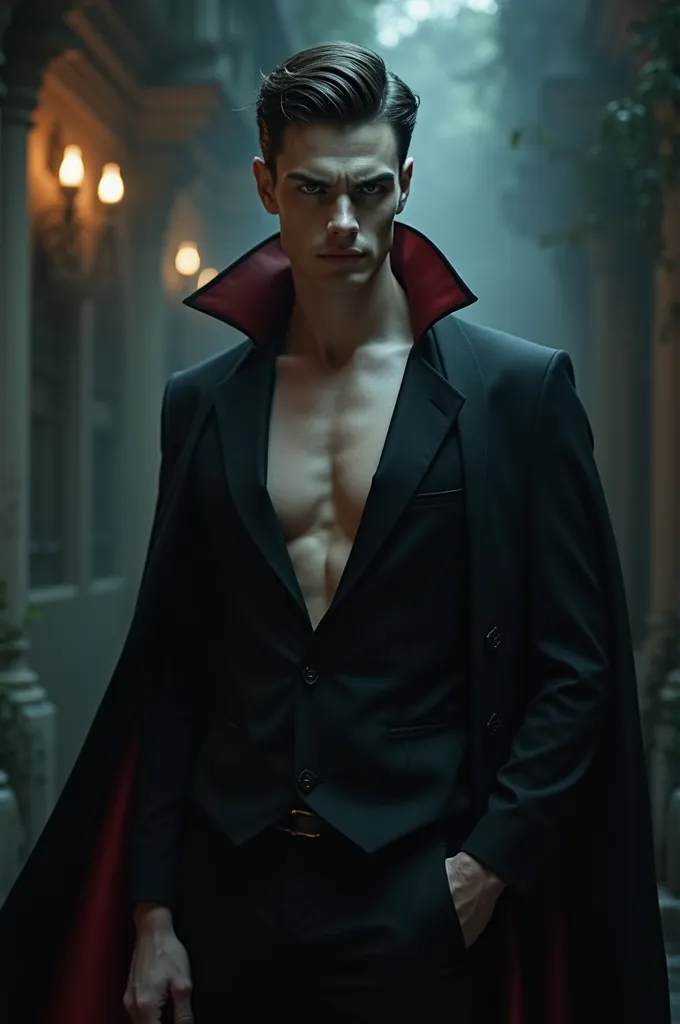
//> input picture img2.bmp, 680 x 1024 px
$ ./saturated   (built with g++ and OpenCV 4)
//> lines starting //> are read from the running program, lines starting //| are printed output that depends on the picture
#include "opencv2/freetype.hpp"
#include "opencv2/opencv.hpp"
#include <iostream>

using namespace cv;
using namespace std;

String folder = "/home/test/Desktop/opencv/opencv/cppOpen/build/data/";

int main()
{
    // 이미지 읽기
    Mat src = imread(folder + "img2.bmp", IMREAD_GRAYSCALE);
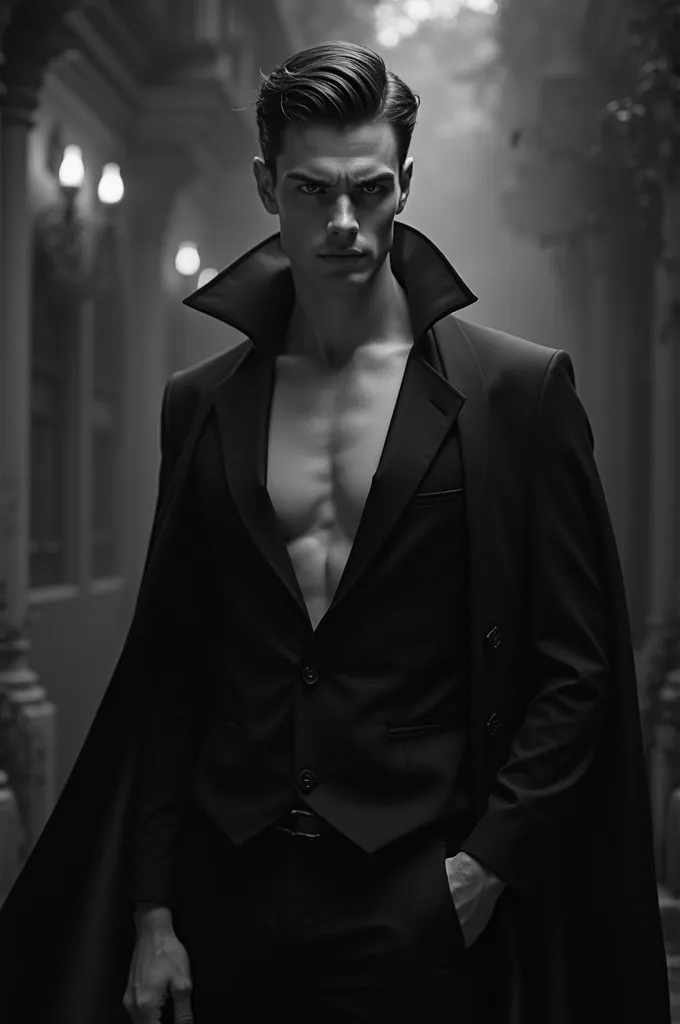
//> src: 1024 rows x 680 cols, CV_8UC1; min 0, max 252, mean 42.3
    if (src.empty()) {
        cerr << "Error: Could not load image!" << endl;
        return -1;
    }

    Mat brightSrc, saturateSrc, contrastSrc, blurredSrc, edgeDetectedSrc;
    brightSrc = src.clone();
    saturateSrc = src.clone();
    contrastSrc = src.clone();
    blurredSrc = src.clone();
    edgeDetectedSrc = src.clone();

    // 밝기 조정
    int brightnessValue = 50; // 밝기 증가 값
    for (auto it = brightSrc.begin<uchar>(); it < brightSrc.end<uchar>(); ++it) {
        *it = saturate_cast<uchar>(*it + brightnessValue);  // 밝기 증가
    }
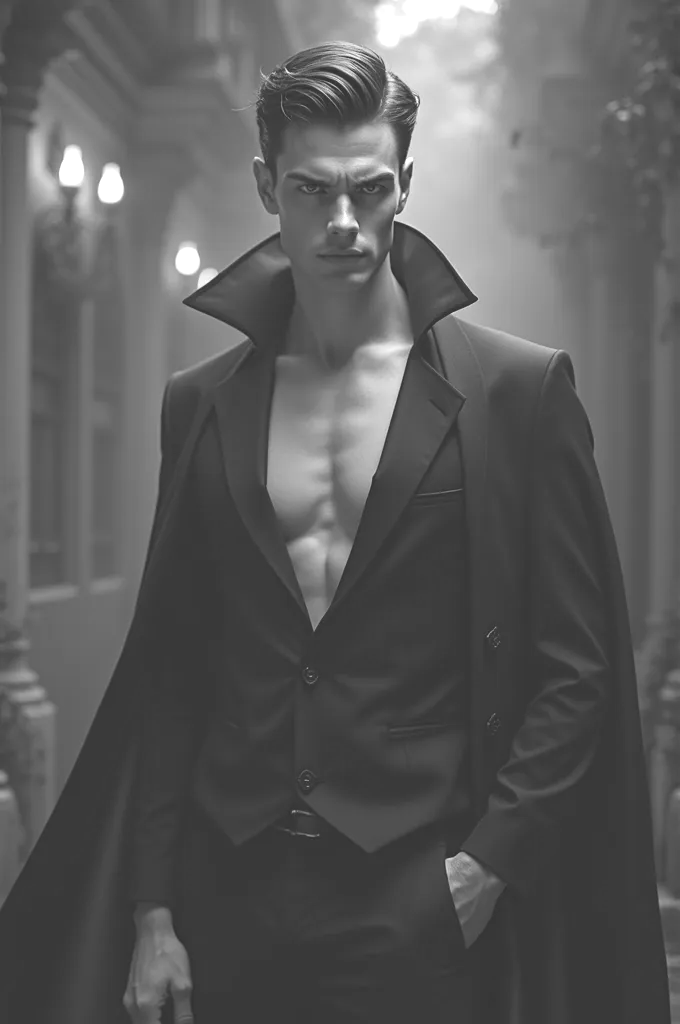
//> brightSrc: 1024 rows x 680 cols, CV_8UC1; min 50, max 255, mean 92.1

    // 포화도 조정 (그레이스케일 이미지는 포화도가 적용되지 않지만 색상을 위해 사용)
    cvtColor(src, saturateSrc, COLOR_GRAY2BGR); // 컬러 이미지로 변환
    // 포화도 조정
    double saturationValue = 1.5; // 포화도 비율 (1.0은 변화 없음)
    for (int y = 0; y < saturateSrc.rows; y++) {
        for (int x = 0; x < saturateSrc.cols; x++) {
            Vec3b& pixel = saturateSrc.at<Vec3b>(y, x);
            for (int c = 0; c < 3; c++) {
                pixel[c] = saturate_cast<uchar>(pixel[c] * saturationValue); // 포화도 증가
            }
        }
    }
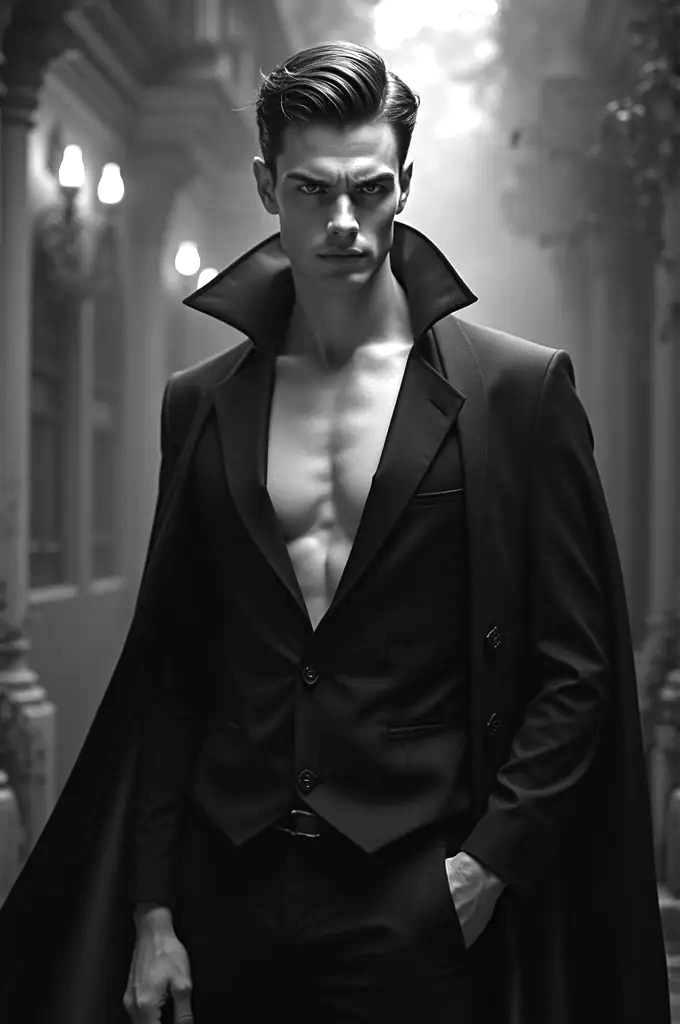
//> saturateSrc: 1024 rows x 680 cols, CV_8UC3; min 0, max 255, mean 62.8

    // 대비 조정
    double alpha = 1.5; // 대비 증가 값
    double beta = 0; // 밝기 변화 값
    contrastSrc.convertTo(contrastSrc, -1, alpha, beta); // 대비 조정

    // 흐림 효과 (Gaussian Blur)
    GaussianBlur(src, blurredSrc, Size(15, 15), 0); // 흐림 효과

    // 엣지 검출 (Canny)
    Canny(src, edgeDetectedSrc, 100, 200); // 엣지 검출
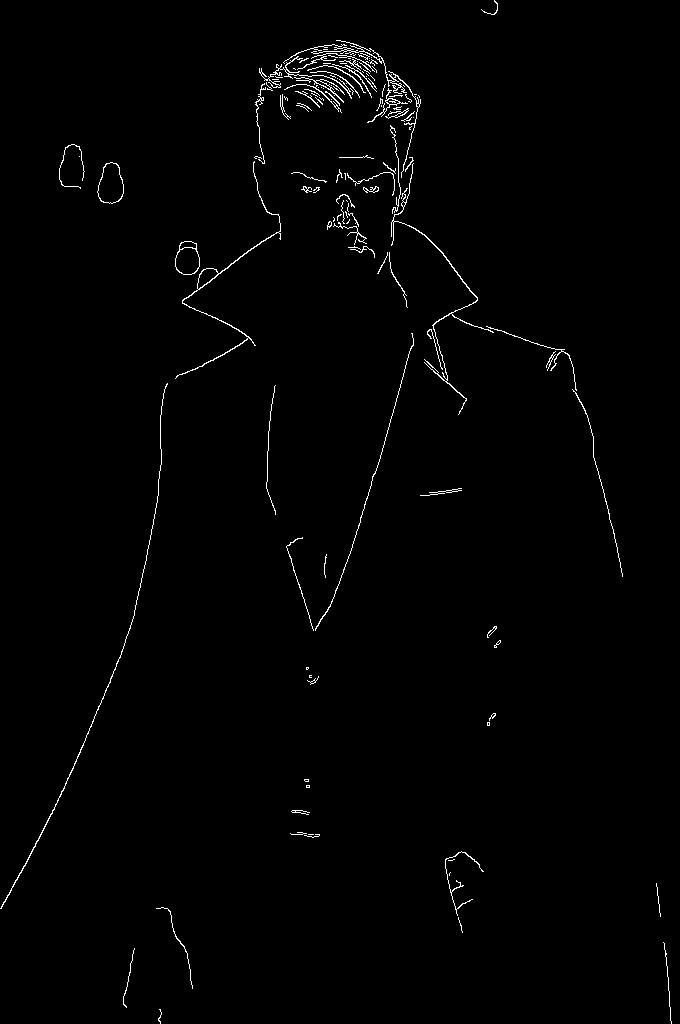
//> edgeDetectedSrc: 1024 rows x 680 cols, CV_8UC1; 1% white in thin lines or dots

    // 결과 이미지 보여주기
    imshow("Original", src);
    imshow("Brightened", brightSrc);
    imshow("Saturated", saturateSrc);
    imshow("Contrast Adjusted", contrastSrc);
    imshow("Blurred", blurredSrc);
    imshow("Edge Detected", edgeDetectedSrc);

    waitKey(0); // 키 입력 대기
    return 0;
}
